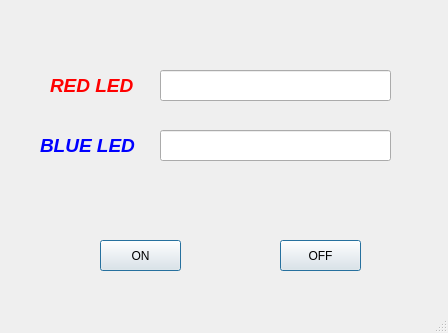
<?xml version="1.0" encoding="UTF-8"?>
<ui version="4.0">
 <class>MainWindow</class>
 <widget class="QMainWindow" name="MainWindow">
  <property name="geometry">
   <rect>
    <x>0</x>
    <y>0</y>
    <width>448</width>
    <height>333</height>
   </rect>
  </property>
  <property name="windowTitle">
   <string>MainWindow</string>
  </property>
  <widget class="QWidget" name="centralwidget">
   <widget class="QPushButton" name="onButton">
    <property name="geometry">
     <rect>
      <x>100</x>
      <y>240</y>
      <width>81</width>
      <height>31</height>
     </rect>
    </property>
    <property name="text">
     <string>ON</string>
    </property>
    <property name="default">
     <bool>true</bool>
    </property>
    <property name="flat">
     <bool>false</bool>
    </property>
   </widget>
   <widget class="QPushButton" name="offButton">
    <property name="geometry">
     <rect>
      <x>280</x>
      <y>240</y>
      <width>81</width>
      <height>31</height>
     </rect>
    </property>
    <property name="text">
     <string>OFF</string>
    </property>
    <property name="default">
     <bool>true</bool>
    </property>
   </widget>
   <widget class="QLineEdit" name="redValue">
    <property name="geometry">
     <rect>
      <x>160</x>
      <y>70</y>
      <width>231</width>
      <height>31</height>
     </rect>
    </property>
   </widget>
   <widget class="QLabel" name="redLabel">
    <property name="geometry">
     <rect>
      <x>50</x>
      <y>70</y>
      <width>111</width>
      <height>31</height>
     </rect>
    </property>
    <property name="text">
     <string>&lt;html&gt;&lt;head/&gt;&lt;body&gt;&lt;p&gt;&lt;span style=&quot; font-size:14pt; font-weight:600; font-style:italic; color:#ff0000;&quot;&gt;RED LED&lt;/span&gt;&lt;/p&gt;&lt;/body&gt;&lt;/html&gt;</string>
    </property>
   </widget>
   <widget class="QLabel" name="blueLabel">
    <property name="geometry">
     <rect>
      <x>40</x>
      <y>130</y>
      <width>121</width>
      <height>31</height>
     </rect>
    </property>
    <property name="text">
     <string>&lt;html&gt;&lt;head/&gt;&lt;body&gt;&lt;p&gt;&lt;span style=&quot; font-size:14pt; font-weight:600; font-style:italic; color:#0000ff;&quot;&gt;BLUE LED&lt;/span&gt;&lt;/p&gt;&lt;/body&gt;&lt;/html&gt;</string>
    </property>
   </widget>
   <widget class="QLineEdit" name="blueValue">
    <property name="geometry">
     <rect>
      <x>160</x>
      <y>130</y>
      <width>231</width>
      <height>31</height>
     </rect>
    </property>
   </widget>
  </widget>
  <widget class="QStatusBar" name="statusbar"/>
 </widget>
 <resources/>
 <connections/>
</ui>
